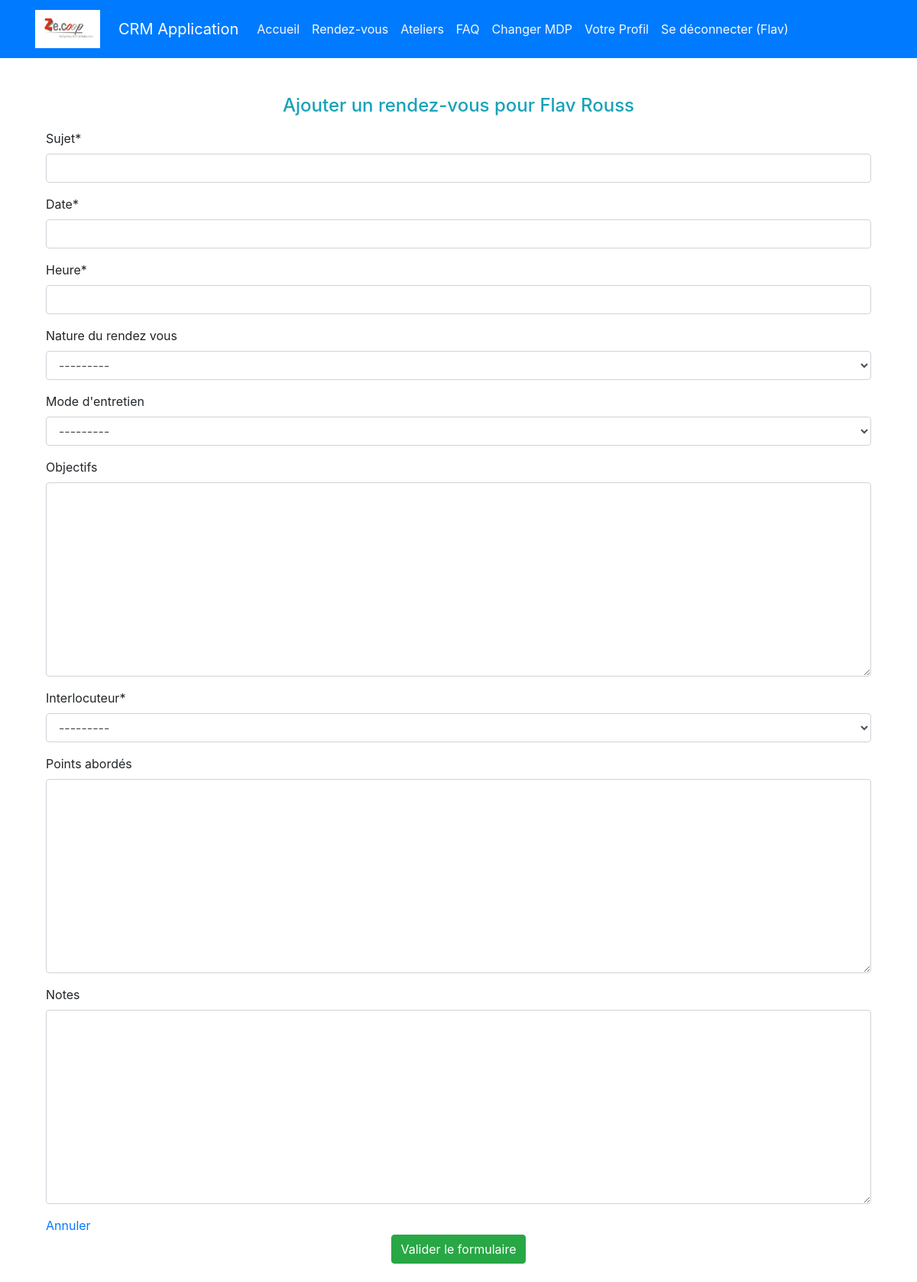
The page /home/1/creer-rendezvous/ (signed in) on the database its author committed.
### authentification/models.py (models this page shows)
class User(AbstractUser):
    pass

### appflux/models.py (models this page shows, shortened)
class Entrepreneur(models.Model):
    STRUCTURE = (
    ('Impulsions', 'Impulsions'),
    ('Eclosion', 'Eclosions')
)
    nom = models.CharField (max_length=30,)
    prenom = models.CharField(max_length=30, verbose_name="prénom")
    matricule = models.CharField(max_length=30, blank=True)
    photo = models.ImageField(default='avatar.jpg', upload_to='entrepreneur_avatars', blank=True,)
    telephone = models.CharField(max_length=15 ,blank=True, verbose_name="téléphone")
    structure = models.CharField(max_length=40, choices=STRUCTURE)
    email =  models.EmailField()
    nationalite = models.CharField(max_length=150, verbose_name="nationalité")
    naissance = models.CharField(max_length=100, verbose_name="pays de naissance",)
    numero = models.CharField( max_length=15 ,verbose_name="numéro de téléphone professionel", blank=True)
    adresse_postal = models.CharField(max_length=200, verbose_name="Code")
    adresse = models.CharField(max_length=200, blank=True, null=True)
    securite_social = models.CharField(max_length=240, blank=True, verbose_name=" Numéro de sécurité social")
    date_naissance = models.DateField(verbose_name="date de naissance")
    ville = models.CharField(max_length=120, verbose_name="lieu de résidence", blank=True )
    fonction = models.CharField(max_length=240, blank=True,)
    date_entree = models.DateField(blank=True, null= True, verbose_name="date d'entrée dans la CAE")
    debut = models.DateField(blank=True, null=True, verbose_name="date du début du contrat")
    motif = models.CharField(max_length=240, blank=True, verbose_name=' Contrat de travail', choices=TRAVAIL)
    activite = models.CharField(max_length=40, blank=True, verbose_name="type de activité", choices=ACTIVITE)
    manager = models.ForeignKey(User, on_delete=models.CASCADE, null=True, blank=True)
    date_mutuelle = models.DateField(blank=True, null=True, verbose_name="Date pour la mutuelle")
    conjoint_mutuelle = models.BooleanField(null=True, blank=True, verbose_name="Avez vous un conjoint qui a soucris a la mutuelle ?")
    dispense = models.BooleanField(null= True, blank=True , verbose_name='Avez vous une dispense pour l\'affiliation')
    date_fin = models.DateField(null=True, blank=True)
    options = models.CharField(max_length=100, choices=OPTIONS, null=True , blank=True)

### appflux/views.py (the view)
# urls.py: path('home/<int:entrepreneur_id>/creer-rendezvous/', appflux.views.creer_rendezvous, name='creer-rendezvous'),
@login_required
def creer_rendezvous(request, entrepreneur_id):
    entrepreneur = Entrepreneur.objects.get(id=entrepreneur_id)
    if request.method == 'POST':
        rendezvous_form = RendezVousForm(request.POST)
        if rendezvous_form.is_valid():
            rendezvous = rendezvous_form.save(commit=False)
            rendezvous.entrepreneur = entrepreneur
            rendezvous.save()
            subject = f"Nouveau rendez-vous avec {entrepreneur.nom}"
            message = f"Bonjour {entrepreneur.nom} {entrepreneur.prenom},\n\nVous avez un nouveau rendez-vous le {rendezvous.date} à {rendezvous.heure}\n\n. Le sujet du rendez-vous est : {rendezvous.sujet}\n\n Le mode d\'entretien du rendez-vous est : {rendezvous.lieu}\n\n La nature du rendez-vous est : {rendezvous.nature}\n\n Les objectifs du rendez vous sont : {rendezvous.objectifs}\n\n Cordialement ZECOOP"
            from_email = settings.EMAIL_HOST_USER
            recipient_list = [entrepreneur.email]
            send_mail(subject, message, from_email, recipient_list)
            return redirect('entrepreneur_detail', entrepreneur_id=entrepreneur_id)
    else:
        rendezvous_form = RendezVousForm()
    context = {'entrepreneur': entrepreneur, 'rendezvous_form': rendezvous_form}
    return render(request, 'appflux/creer_rendezvous.html', context)

### appflux/forms.py
class RendezVousForm (forms.ModelForm):
    class Meta :
        model = RendezVous
        fields = ['sujet', 'date', 'heure','nature','lieu','objectifs', 'personne','points','notes']

### appflux/templates/appflux/creer_rendezvous.html (shortened to what this page needs)
{% extends 'base.html' %}
{% block content %}
{% load crispy_forms_tags %}
<h4  class="text-info text-center"> Ajouter un rendez-vous pour {{entrepreneur.prenom}}  {{entrepreneur.nom}} </h4>
<div class="container mt-3">
  <form method="POST" enctype="multipart/form-data" action="" style="height: min-content; ">
      <div class = "col-sm-12">
          {{ rendezvous_form|crispy }}
          <a href = "{% url 'entrepreneur_detail' entrepreneur.id %}" > Annuler</a>
      </div>
      <div class="text-center">
      <input class="btn btn-success text-center" type="submit" value="Valider le formulaire">
      </div>
  </form>
</div>
{% endblock %}

### templates/base.html (shortened to what this page needs)
<!doctype html>
{% load static %}
<html lang="en">
<head>
    <link rel="stylesheet" href="https://cdn.jsdelivr.net/npm/bootstrap@4.3.1/dist/css/bootstrap.min.css"
>
</head>
<body>
<div class="bg-primary">
    <div class="container">
        <div class="row">
            <nav class="col navbar navbar-expand-lg navbar-dark">
                <img class="navbar-brand mr-4" src="{% static 'logo.jpg' %}" width="85" height="60" alt="Logo" accept=".jpg,.jpeg,.png"></br>
                <a class="navbar-brand" href="{% url 'home' %}">CRM Application</a>
                <div id="navbarContent" class="collapse navbar-collapse">
                    <ul class="navbar-nav">
                        {% if user.is_authenticated %}
                        <li class="nav-item ">
                            <a class="nav-link text-light"
                               href="{% url 'home' %}">Accueil</a>
                        <li class="nav-item">
                            <a class="nav-link text-light"
                               href="{% url 'rendezvous' %}">Rendez-vous</a>
                        </li>
                        <li class="nav-item">
                            <a class="nav-link text-light"
                               href="{% url 'evenements' %}">Ateliers</a>
                        </li>
                        <li class="nav-item">
                            <a class="nav-link text-light"
                               href="{% url  'question_list'  %}">FAQ</a>
                        </li>
                        <li class="nav-item ">
                            <a class="nav-link text-light"
                               href="{% url 'password_change' %}">Changer
                                MDP</a>
                        </li>
                        <li class="nav-item ">
                            <a class= "nav-link text-light"href="{% url 'profile' %}" title="Update my profile">Votre Profil </a>
                        </li>
                        <li class="nav-item ">
                            <a class="nav-link text-light" href="{% url 'logout' %}">Se
                                déconnecter ({{ request.user }})</a>
                        {% endif %}
                    </ul>
                </div>
            </nav>
        </div>
    </div>
</div>
{% block content %}
{% endblock content %}
</body>
</html>

### rows shown on the page
User: user "Flav"
Entrepreneur: prenom "Flav", nom "Rouss"
